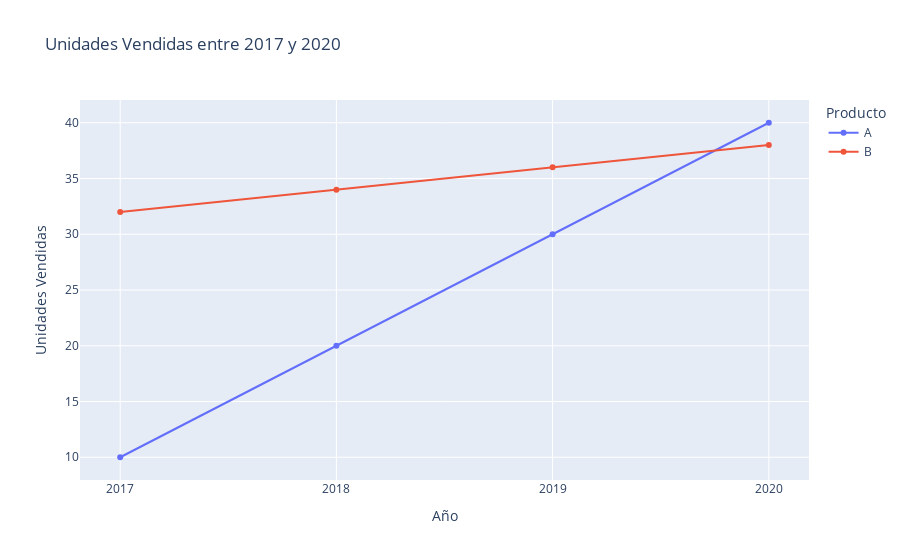

Notebook code for this chart:
### Markdown cell above
#### Gráfico de línea
Para crear un gráfico de línea utilizamos colecciones de objetos llamadas trazos (`traces`). En primer lugar, creamos un objeto figura. Posteriormente, utilizamos el método `add_trace` para agregar un trazo por cada una de las series de datos que queremos mostrar en nuestra figura. Para finalizar, modificaremos el gráfico añadiéndole títulos y leyendas.

### Code cell
# Creamos el objeto figura.
fig = go.Figure()

# Agregamos el primer trazo.
fig.add_trace(
        go.Scatter(
                    x = [2017,2018,2019,2020], # Coordenadas en el eje x.
                    y = [10,20,30,40],         # Coordenadas en el eje y.
                    name = "A"                 # Nombre de la serie.
                  )
            )

# Agregamos el segundo trazo.
fig.add_trace(
        go.Scatter(
                    x = [2017,2018,2019,2020], # Coordenadas en el eje x.
                    y = [32,34,36,38],         # Coordenadas en el eje y.
                    name = "B"                 # Nombre de la serie.
                  )
            )

# Modificamos el estilo del diseño.
fig.update_layout(
        # Definimos el título del gráfico.
        title = "Unidades Vendidas entre 2017 y 2020",
        # Definimos el título del eje x.
        xaxis_title = "Año",
        # Definimos el título del eje y.
        yaxis_title = "Unidades Vendidas",
        # Definimos el título de la leyenda.
        legend_title = "Producto",
        # Agregamos los años como etiquetas del eje x.
        xaxis = dict(
                      tickmode = 'linear', # Modo de las etiquetas.
                      tick0 = 2017,        # Etiqueta de inicio. En este caso, 2017.
                      dtick = 1            # Aumento entre etiquetas. En este caso, 1.
                    )
                )

# Mostramos la figura.
fig.show()

### Figure 1 — Plotly figure (JSON) as saved in the notebook; plotly's stock layout.template omitted (floating-point values rounded to 4 significant figures)
{"data": [{"name": "A", "type": "scatter", "x": [2017, 2018, 2019, 2020], "y": [10, 20, 30, 40]}, {"name": "B", "type": "scatter", "x": [2017, 2018, 2019, 2020], "y": [32, 34, 36, 38]}], "layout": {"legend": {"title": {"text": "Producto"}}, "title": {"text": "Unidades Vendidas entre 2017 y 2020"}, "xaxis": {"dtick": 1, "tick0": 2017, "tickmode": "linear", "title": {"text": "Año"}}, "yaxis": {"title": {"text": "Unidades Vendidas"}}}}
